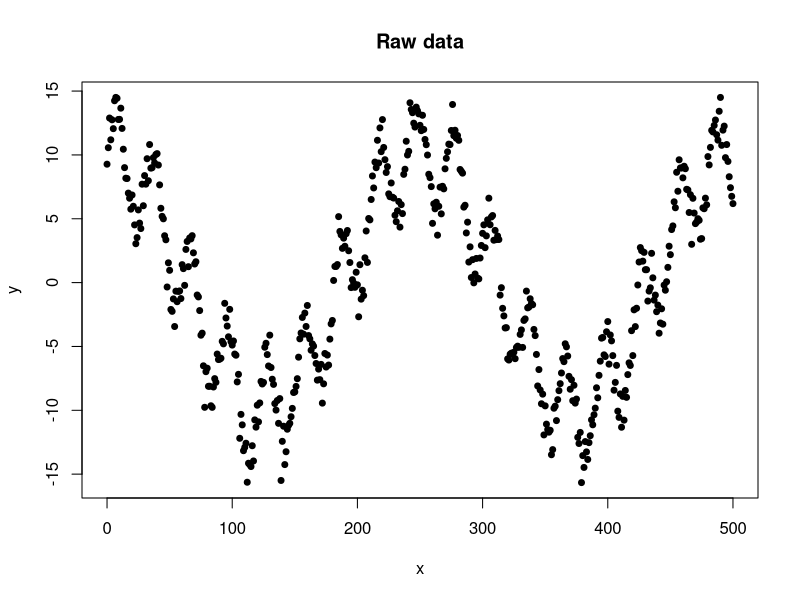
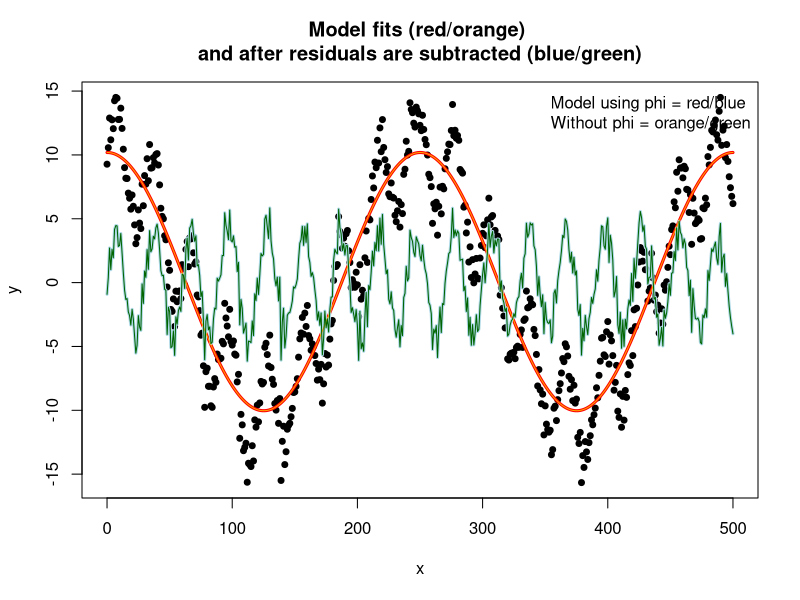

Here is the R script that generated these plots, in order:
# build a dataset with 2 frequencies and some noise
# fit a sine wave to the longest frequency component, subtract that out
# from there, use L-S or another method to detect smaller frequencies

### INPUTS ##################################################
# define model starting values (getting these close is very important)
fr <- 1/200 #frequency - an estimate based on what we know (i.e. annual cycle)
            #this data's true freq = 1/250
phi <- 0 #phase shift, 0 is fine to start

# note amplitude is defined later = (max(y)-min(y))/2


### end inputs ##############################################


## BUILD DATA, INITIAL DATA PLOT, START RESULTS DF
x <- seq(0, 500, 1) #time axis
# true values for built data: 
A_true <- 10        #true amplitude of the longest wave
fr_true <- 1/250   #true freq of longest wave
phi_true <- pi/2   #true phase offset
d_true <- 0
y <- A_true * sin(2 * pi * fr_true * x + phi_true) +
  4 * sin(2 * pi * 1/30 * x) + rnorm(length(x), mean = 0, sd = 1)

# starting values for models
A <- (max(y)-min(y))/2 #amplitude
d <- mean(y) #vertical offset

plot(x, y, cex = 0.8, pch = 19, 
     main = "Raw data")

results <- data.frame(
  amplitude = c(A_true, A), 
  frequency = c(fr_true, fr), 
  phase = c(phi_true, phi), 
  vert_offset = c(d_true, d), 
  row.names = c("true values", "starting values")
)

## USE NLS() WITH PHI
model <- y ~ A * sin(2 * pi * fr * x + phi) + d

fit <- nls(model, 
           start = list(
             A = A, 
             fr = fr, 
             phi = phi, 
             d = d
           ))
#summary(fit)
#coef(fit)
#1/coef(fit)["fr"]
results <- rbind(results, model_with_phi = coef(fit))
  
# fitted values
pred_values <- predict(fit)

# subtract that out
resid <- y - pred_values

# plot
plot(x, y, cex = 0.8, pch = 19, 
     main = "Model fits (red/orange) \nand after residuals are subtracted (blue/green)")
lines(x, pred_values, col = "red", lwd = 3)
lines(x, resid, col = "lightblue", lwd = 3)


## USE NLS() WITHOUT PHI
model2 <- y ~ b * sin(2*pi*fr*x) + c * cos(2*pi*fr*x) + d

fit2 <- nls(model2, 
            start = list(
              b = A,
              c = 0, 
              fr = fr, 
              d = d))

coef(fit2)
b <- coef(fit2)["b"]
c <- coef(fit2)["c"]
A2 <- sqrt(b^2 + c^2)
phi2 <- atan2(c, b)
results <- rbind(results, model_without_phi = c(A2, 
                                                coef(fit2)["fr"], 
                                                phi2,
                                                coef(fit2)["d"]))

# fitted values
pred_values2 <- predict(fit2)

# subtract that out
resid2 <- y - pred_values2

# plot
lines(x, pred_values2, col = "orange", lwd = 1)
lines(x, resid2, col = "darkgreen", lwd = 1)
legend("topright", 
       legend = c("Model using phi = red/blue", "Without phi = orange/green"), 
       bty = "n")

print(c("MODELS USED:", model, model2))
print(results)
